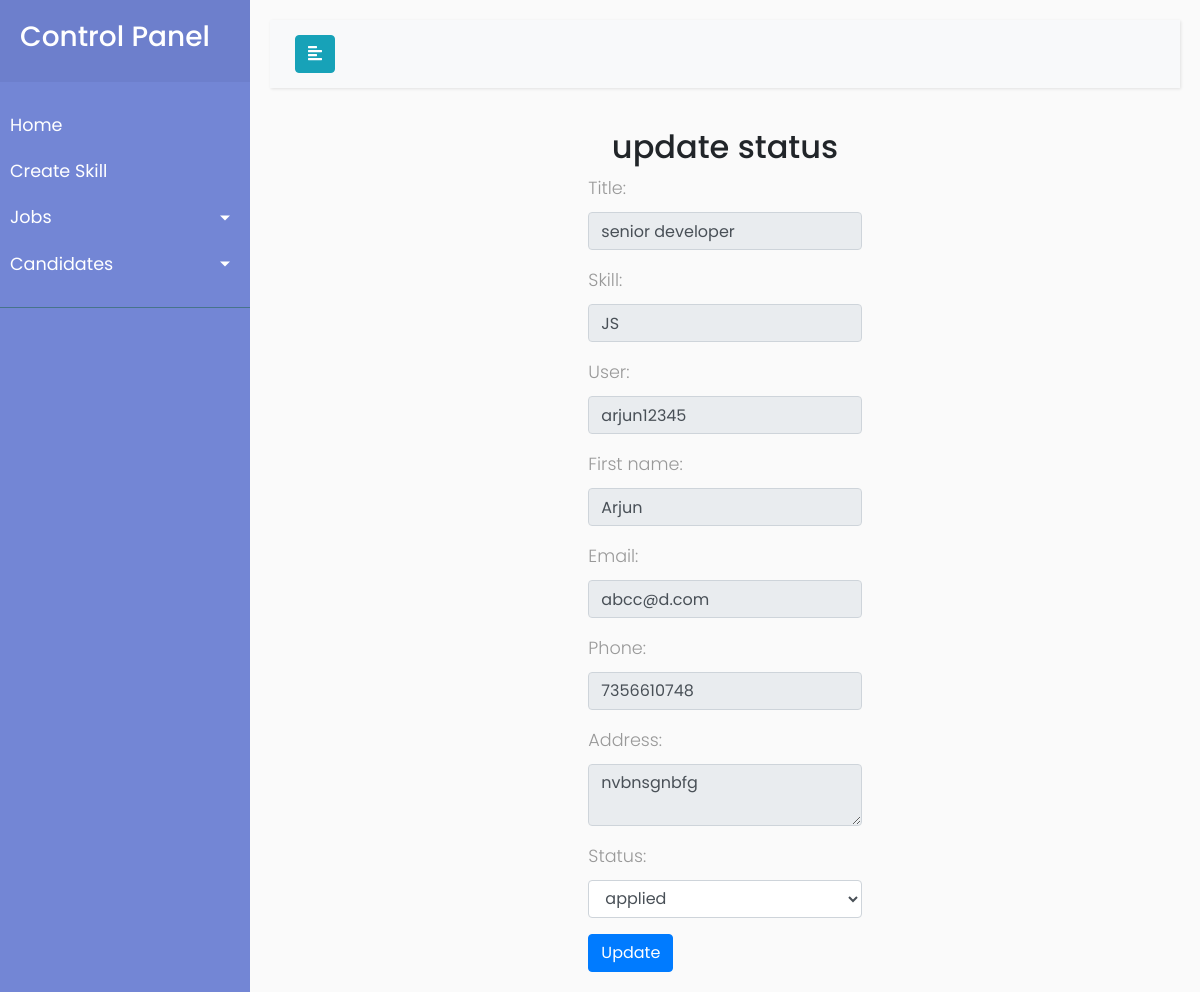
Page /Institute/viewcandidate/2 on the committed database.
### Trainers/models.py (models this page shows, shortened)
class JobApplyModel(models.Model):
    choices = (
        ("applied", "applied"), ("accepted", "accepted"), ("rejected", "rejected")
    )
    title = models.CharField(max_length=100)
    skill = models.CharField(max_length=100)
    user = models.CharField(max_length=120)
    first_name = models.CharField(max_length=120)
    email = models.CharField(max_length=120)
    phone = models.IntegerField()
    address = models.CharField(max_length=120)
    status = models.CharField(max_length=100,choices=choices, default="applied")

### Institution/views.py (the view, shortened to what this page needs)
# urls.py: path("viewcandidate/<int:pk>", viewcandidate, name="candidateview"),
def viewcandidate(request,pk):
    candidates=JobApplyModel.objects.get(id=pk)
    form=AppliedJobform(instance=candidates)
    context={}
    context["form"]=form
    return render(request,"institution/viewcandidate.html",context)

### Institution/forms.py
class AppliedJobform(ModelForm):
    class Meta:
        model=JobApplyModel
        fields="__all__"
        widgets = {
            "title": forms.TextInput(attrs={"class": "form-control", "readonly": "readonly"}),
            "skill": forms.TextInput(attrs={"class": "form-control", "readonly": "readonly"}),
            "user": forms.TextInput(attrs={"class": "form-control", "readonly": "readonly"}),
            "first_name": forms.TextInput(attrs={"class": "form-control", "readonly": "readonly"}),
            "email": forms.TextInput(attrs={"class": "form-control", "readonly": "readonly"}),
            "phone": forms.NumberInput(attrs={"class": "form-control", "readonly": "readonly"}),
            "address": forms.Textarea(attrs={"class": "form-control", "rows": 2, "readonly": "readonly"}),
            "status": forms.Select(attrs={"class": "form-control"})
        }

### Institution/templates/institution/viewcandidate.html (shortened to what this page needs)
<!DOCTYPE html>
{% extends 'institution/base.html' %}
{% block body_block %}
    <div class="container">
    <h2 align="center">update status</h2>
        <div class="row">
            <div class="col-4"></div>
            <div class="col-4">
                <form method="post">
                    {{ form.as_p }}
                    <input type="submit" value="Update" class="btn btn-primary">
                </form>
            </div>
            <div class="col-4"></div>
        </div>
    </div>
{% endblock %}

### Institution/static/css/style.css (style rules this page uses)
body { font-family: 'Poppins', sans-serif; background: #fafafa; }
p { font-family: 'Poppins', sans-serif; font-size: 1.1em; font-weight: 300; line-height: 1.7em; color: #999; }

### rows in the picture
JobApplyModel: title "senior developer", skill "JS", user "arjun12345", first_name "Arjun", email "abcc@d.com", phone "7356610748", address "nvbnsgnbfg", status "applied"
